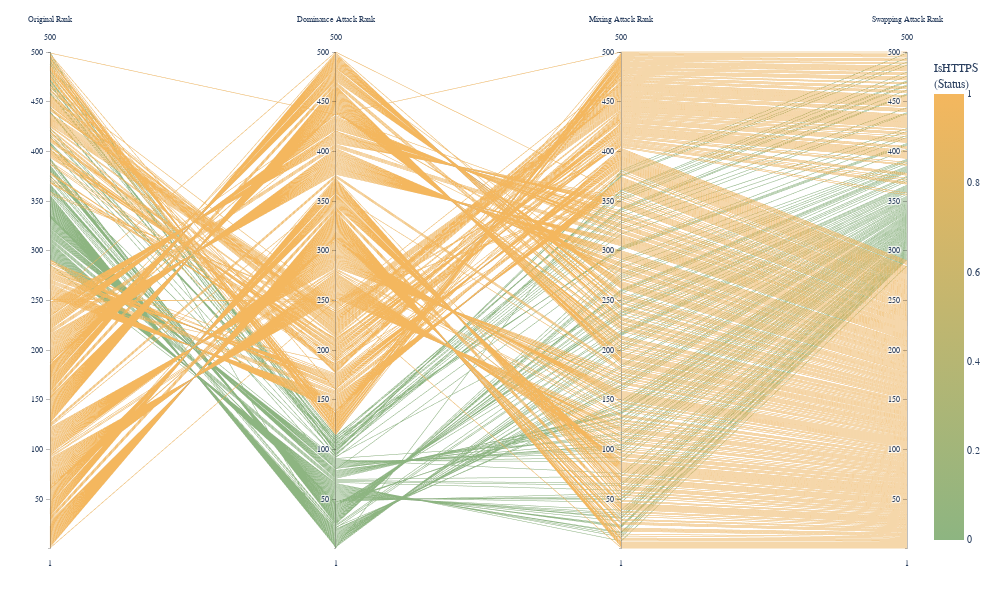

Notebook code for this chart:
### Code cell
print("\nGenerating ID rank change visualization...")
fig_ranks = visualize_all_attack_ranks_parallel_coords(
        x_test=x_test,
        base_model=model,
        protected_feature=protected_feature,
        superior_outcome_value=1,
        sample_size=500
    )
fig_ranks.show()

### Figure 1 — Plotly figure (JSON) as saved in the notebook; plotly's stock layout.template omitted (floating-point values rounded to 4 significant figures; data arrays with more than 128 entries replaced by an {"elided": "..."} marker saying what was removed)
{"data": [{"dimensions": [{"label": "Original Rank", "range": [1, 500], "values": {"elided": "500 int values"}}, {"label": "Dominance Attack Rank", "range": [1, 500], "values": {"elided": "500 int values"}}, {"label": "Mixing Attack Rank", "range": [1, 500], "values": {"elided": "500 int values"}}, {"label": "Swapping Attack Rank", "range": [1, 500], "values": {"elided": "500 int values"}}], "line": {"cmax": 1, "cmin": 0, "color": {"elided": "500 int values"}, "colorbar": {"title": {"text": "IsHTTPS<br>(Status)"}}, "colorscale": [[0, "#8db581"], [1, "#f4b75e"]], "showscale": true}, "type": "parcoords"}], "layout": {"font": {"family": "Arial, sans-serif", "size": 10}, "height": 600, "hovermode": "closest", "margin": {"b": 50, "l": 50, "r": 50, "t": 50}, "paper_bgcolor": "white", "plot_bgcolor": "white", "width": 1000}}
